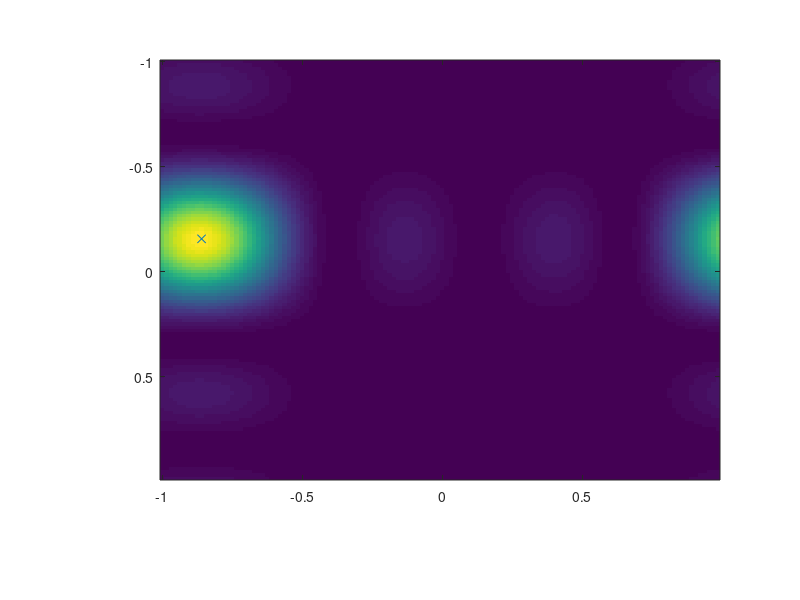

MATLAB code to generate this figure: (Note: this script raises an error after producing the figure.)
clc;
clearvars;
close all;
load("DFT_4.mat")
DFT_SIM = DFT_4; % The response of SIM, which has been optimized by using the gradient descent algorithm
N_x = 4; % Number of antennas in the x-direction
N_y = 4; % Number of antennas in the y-direction
N = N_x * N_y; % Number of antennas
DFT_x_real = exp(-1i / N_x * 2 * pi * (0 : N_x - 1).' * (0 : N_x - 1));
DFT_y_real = exp(-1i / N_y * 2 * pi * (0 : N_y - 1).' * (0 : N_y - 1));
DFT = kron(DFT_y_real, DFT_x_real); % Generation of the 2D-DFT matrix
%% True electrical angles
rng(1)
psi_x = rand % Elesctrical angle \psi_x in the x direction
psi_y = rand % Elesctrical angle \psi_y in the y direction
SV_x = exp(1i * pi * (0 : N_x - 1).' * psi_x);
SV_y = exp(1i * pi * (0 : N_y - 1).' * psi_y);
SV = kron(SV_y, SV_x); % Calculate the steering vector
N_snapshot = 32; % Number of snapshots for each discrete bin, i.e., T_x and T_y in (25)
Spectrum = zeros(N_snapshot * N_x, N_snapshot * N_y); % Fine-resolution angle spectrum
p = zeros(N_snapshot, N_snapshot); % Output gain of the coarse-resolution angle spectrum
%% Find the optimal configuration of the input layer
for ii = 1 : N_snapshot
    for jj = 1 : N_snapshot
        text_x = (ii - 1) / N_snapshot;
        text_y = (jj - 1) / N_snapshot;
        offset_x = exp(-1i / N_x * 2 * pi * (0 : N_x - 1).' * text_x);
        offset_y = exp(-1i / N_y * 2 * pi * (0 : N_y - 1).' * text_y);
        offset = kron(offset_y, offset_x); % Transmission coefficients of the input layer
        output = DFT_SIM * diag(offset) * SV; % DFT in the wave domain
        p(ii, jj) = max(abs(output));
        spectrum_coarse = reshape(output, N_x, N_y); % Coarse-resolution spectrum in the ii-th slot of the jj-th block
        Spectrum(ii : N_snapshot : N_snapshot * N_x, jj : N_snapshot : N_snapshot * N_y) = spectrum_coarse;
    end
end
Spectrum = Spectrum.';
p_peak = max(max(p)); % The peak of the angle spectrum
[row, column] = find(p == p_peak); % The index corresponding to the peak
offset_x = exp(-1i * 2 * pi / N_x * (0 : N_x - 1).' * (row - 1) / N_snapshot);
offset_y = exp(-1i * 2 * pi / N_y * (0 : N_y - 1).' * (column - 1) / N_snapshot);
offset = kron(offset_y, offset_x); % Transmission coefficients of the input layer
output = DFT_SIM * diag(offset) * SV; % DFT in the wave domain
%% Estimated electrical angles
[~, index] = max(abs(output));
y_index = ceil(index / N_x);
x_index = mod(index - 1, N_x) + 1;
psi_x_est = mod(((x_index - 1) / N_x + (row - 1) / N_snapshot /N_x) * 2 + 1, 2) - 1 % Estimated elesctrical angle \psi_x in the x direction
psi_y_est = mod(((y_index - 1) / N_y + (column - 1) / N_snapshot / N_y) * 2 + 1, 2) - 1 % Estimated elesctrical angle \psi_y in the y direction
%% Plot the angle specturm
xx_set = -1 : 2 / (N_snapshot * N_x) : 1 - 2 / (N_snapshot * N_x);
yy_set = -1 : 2 / (N_snapshot * N_y) : 1 - 2 / (N_snapshot * N_y);
figure;
Spectrum_gain = abs(Spectrum) .^ 2 / N ^ 2;
set(gca, 'Position', [0.2 0.2 0.7 0.7]);
imagesc(xx_set, yy_set, Spectrum_gain);
Spectrum_gain_peak = max(max(Spectrum_gain));
[row, column] = find(Spectrum_gain == Spectrum_gain_peak);
hold on
cross = scatter(xx_set(column), yy_set(row), 'x');
cross.SizeData = 100;
cross.LineWidth = 2.5;
cross.MarkerEdgeColor = 'r';
xlabel('\psi_x')
ylabel('\psi_y')
colorbar
colormap parula
set(gca, 'fontsize', 18);